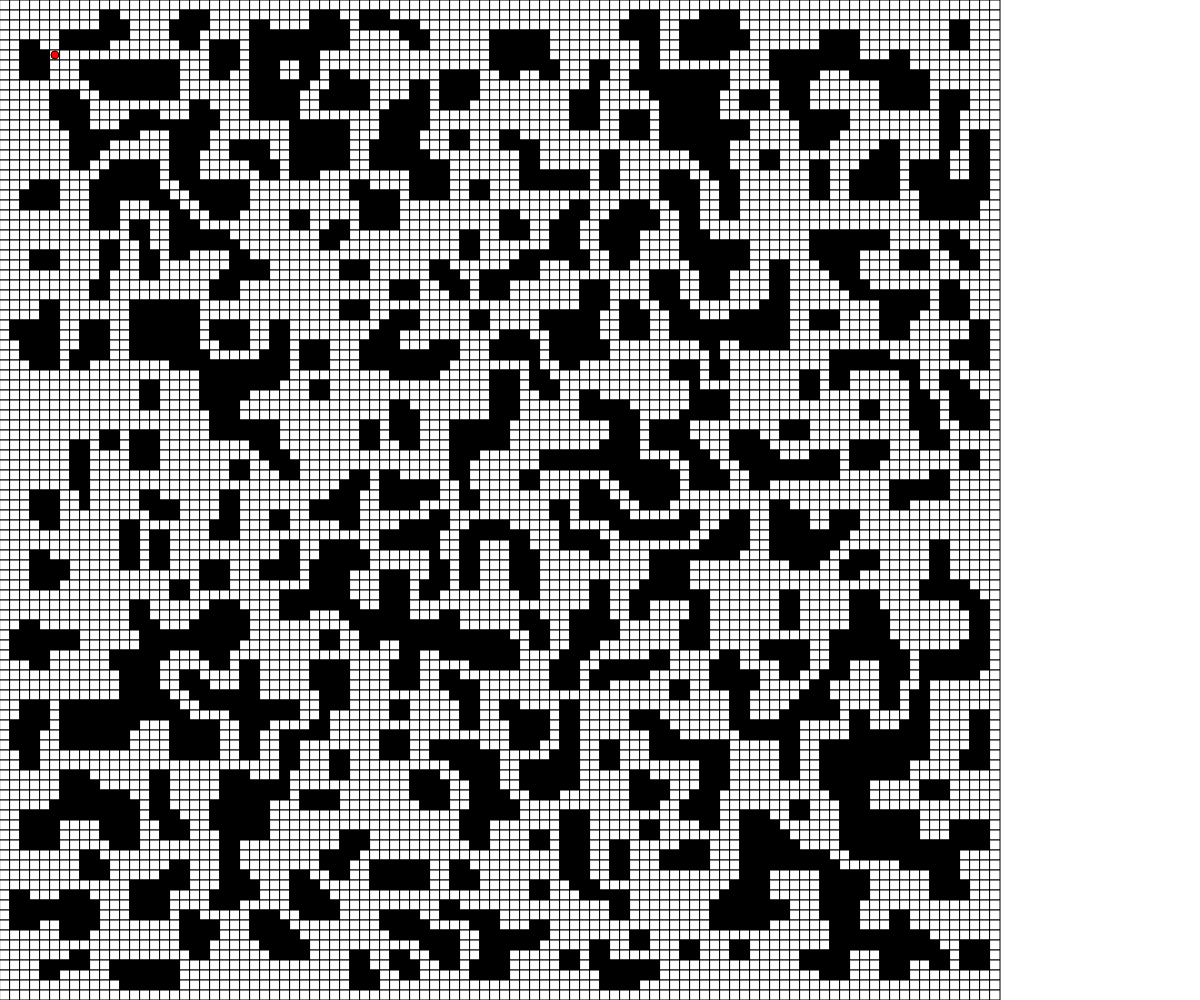
Frame 1 (no input)
Frame 60 (no input): identical to frame 1, image omitted
Frame 120 (the mouse pressed at the canvas centre since frame 60): identical to frame 1, image omitted

The p5.js sketch that drew this single still picture (run headless with seeded random() and noise() and a simulated clock; from frame 60 on, the mouse is pressed at the canvas centre):

// p5.js sketch
// ── sketch.js
var length_x = 100;
var length_y = 100;
var my_map = new Array(length_y);
var creature = new Array(1);
var tile_size = 10;
var time = 0; // avrg fps is 14 for some reason cant go any higher :(so 1 sec/ 14 fps


function setup() {

  createCanvas(windowWidth, windowHeight);
  for (var i = 0; i < length_y; i++) {
    my_map[i] = new Array(length_x);
  }
  init();
  seed();
  display();

  for (i = 0; i < 25; i++) {
    generate();
  }
  for (i = 0; i < 5; i++) {
    clean_fill();
    clean_space();
  }

    //fill in creature list with creatures
  for (var i = 0; i < 1; i++) {
  //  creature[i] = new Creature(5 + i * tile_size, 5 + i * tile_size)
  creature[i] = new Creature(5 + 5 * tile_size, 5 + 5 * tile_size)
    creature[i].setup();

  }


}


function draw() {
  background(255);
  display();

  for (var i = 0; i < creature.length; i++) {
    creature[i].run();
  }
  timer();
//  print(time);
}




function init() {
  //var i=0;
  for (var y = 0; y < length_y; y++) {
    for (var x = 0; x < length_x; x++) {
      //  i+=1;
      my_map[x][y] = 1;

    }
  }
}
/**
* initial random generation
* randomizes map every time
* fill_val= % of map
* need to make a seed saver, to txt and a retrevier, associate them with a seed num
*/

function seed() {
  var fill_val= 55;
  var r = random(100);
  for (var y = 0; y < length_y; y++) {
    for (var x = 0; x < length_x; x++) {
      r = random(100);
      if (r > fill_val) {
        my_map[x][y] = 0;
      }
    }
  }
}
/**
* map display
*/
function display() {
  for (var y = 0; y < length_y * tile_size; y += tile_size) {
    for (var x = 0; x < length_x * tile_size; x += tile_size) {

      if (my_map[x / tile_size][y / tile_size] == 1) {
        fill(255); //empty
        //    stroke(255);
      } else {
        fill(0); // filled
        //    stroke(0);
      }
      rect(x, y, tile_size, tile_size);
    }
  }
}

/**
 * @param {int} x x position of tile on the map grid
 * @param {int} y y position of tile on the map grid
 * checks for filled body vs an empty body on the map grid
 */
function is_empty(x, y) {
  if (my_map[x][y] == 1) {
    return true;
  }
  return false;
}

/**
 * @param {int} x x location of a tile on the map grid
 * @param {int} y y location of a tile on the map grid
 * counts surrounding filled in, tile neighbours
 */
function count_neighbours(x, y) {
  n_count = 0;
  // checking for empty sidelines... dont wanna edit those
  if (y == 0 || y == length_y - 1 || x == 0 || x == length_x - 1) {
    return false;
  }
  if (my_map[y - 1][x] == 0) {
    n_count += 1
  }
  if (my_map[y + 1][x] == 0) {
    n_count += 1;
  }
  if (my_map[y][x - 1] == 0) {
    n_count += 1;
  }
  if (my_map[y][x + 1] == 0) {
    n_count += 1;
  }
  return n_count;
}
/**
* using generation conditions, checks if tile will live or die
*/
function generate() {
  for (var y = 0; y < length_y; y++) {
    for (var x = 0; x < length_x; x++) {
      if (count_neighbours(x, y) < 1) {
        if (is_empty(x, y)) {
          my_map[y][x] = 0; // fill it in
        }
      } else {
        my_map[y][x] = 1; // empty it up other wise
      }
    }
  }
}

/**
*cleans up space by filling spaces that need to be filled, causes map to connect with tunnels when used along side clean space()
*/
function clean_fill() {
  for (var y = 0; y < length_y; y++) {
    for (var x = 0; x < length_x; x++) {
      if (count_neighbours(x, y) >= 3) {
        if (is_empty(y, x)) {
          my_map[y][x] = 0; // fill it in
        }
      }

    }
  }
}/**
*cleans up space by emptying spaces that need to be filled, causes map to connect with tunnels when used along side clean fill()
*/

function clean_space() {
  for (var y = 0; y < length_y; y++) {
    for (var x = 0; x < length_x; x++) {
      if (count_neighbours(x, y) < 2) {
        if (is_empty(y, x) == false) {
          my_map[y][x] = 1; // empty it
        }
      }

    }
  }
}

var adding = false;
/**
*timer- run time in seconds, when tabbed into the program, frame counter based
*/
function timer() {

  if (frameCount % 14 == 0) {
    adding = true;
    time += 1;
  } else {
    adding = false;
  }


}

// ── Creature.js
function Creature(x, y, speed, sight, stamina, strength, size, intelligence, hunger) {
  this.xpos = x;
  this.ypos = y;
  this.sight = sight;
  this.stamina = stamina;
  this.size = size;
  this.strength = strength;
  this.speed = speed;
  this.int = intelligence;
  this.hunger = hunger; // still dont know how i will put this in
  this.null_blocks = 0;
  this.local_map = new Array(length_y);


  this.display = function() {
    var creature_radius = tile_size * 0.8;
    fill(255, 0, 0);
    ellipse(this.xpos, this.ypos, creature_radius, creature_radius);

  }
  this.move = function(xtile, ytile) {
    this.dest_x = xtile;
    this.dest_y = ytile;
    // input jsut used for destination for now
    this.my_xtile = (this.xpos - 5) / tile_size; //current location on the map...
    this.my_ytile = (this.ypos - 5) / tile_size;

    this.local_map[this.my_xtile][this.my_ytile] = 0;


// type creature[0].local_map to view what creature sees... he sees a flipped view btw needs fix
  // distance from top left corner
    for (j = 0; j <= this.my_ytile; j++) {
      for (i = 0; i <= this.my_xtile; i++) {
        if (my_map[this.my_xtile - i][this.my_ytile - j] == 0) {
          this.local_map[this.my_xtile - i][this.my_ytile - j] = '?';
        } else {
          this.local_map[this.my_xtile - i][this.my_ytile - j] = i + j;
        }
        //  this.local_map[this.my_xtile - i][this.my_ytile - j] = i + j;
        //console.log(this.my_ytile - j);
      }
  // distance from top right corner
      for (i = 0; i < (length_x - this.my_xtile); i++) {
        if (my_map[this.my_xtile + i][this.my_ytile - j] == 0) {
          this.local_map[this.my_xtile + i][this.my_ytile - j] = '?';
        } else {
          this.local_map[this.my_xtile + i][this.my_ytile - j] = i + j;
        }
      }
    }
    // distance from bottom left corner
    for (j = 0; j <= (length_y - this.my_ytile); j++) {
      for (i = 0; i <= this.my_xtile; i++) {
        if (my_map[this.my_xtile - i][this.my_ytile + j] == 0) {
          this.local_map[this.my_xtile - i][this.my_ytile + j] = '?';
        } else {
          this.local_map[this.my_xtile - i][this.my_ytile + j] = i + j;
        }

      }
  // distance from bottom right corner
      for (i = 0; i < (length_x - this.my_xtile); i++) {
        if (my_map[this.my_xtile + i][this.my_ytile + j] == 0) {
          this.local_map[this.my_xtile + i][this.my_ytile + j] = '?';
        }else{
            this.local_map[this.my_xtile + i][this.my_ytile + j] = i + j;
        }

      }
    }


  }


  this.setup = function() {
    // create a local map
    for (var i = 0; i < length_y; i++) {
      this.local_map[i] = new Array(length_x);
    }
    //this.want_to_move();
    this.move(5, 5);
    //  console.log(this.local_map[0][0]);

  }

  this.run = function() {
    //this.move();
    this.display();
  }
}
/*
   map fully written with paths v1
    for (j=0;j <=this.my_ytile;j++) {
      for (i = 0; i <= this.my_xtile; i++) {
        this.local_map[this.my_xtile - i][this.my_ytile-j] = i+j;
      }
      //  console.log(this.local_map[6][0]);
      for (i = 0; i < (length_x - this.my_xtile); i++) {
        //  console.log(this.my_xtile,this.my_ytile);
        this.local_map[this.my_xtile + i][this.my_ytile-j] = i+j;
      }
    }

    for (j=0;j <=(length_y-this.my_ytile);j++) {
      for (i = 0; i <= this.my_xtile; i++) {
        this.local_map[this.my_xtile - i][this.my_ytile+j] = i+j;
      }
      //  console.log(this.local_map[6][0]);
      for (i = 0; i < (length_x - this.my_xtile); i++) {
        //  console.log(this.my_xtile,this.my_ytile);
        this.local_map[this.my_xtile + i][this.my_ytile+j] = i+j;
      }
    }




*/




/*
recursive approach
// target_x & target_y are physical coords on convas, sub 5 and divide by tile size to get tile destination #
this.xtile=(this.xpos-5)/20; // ints that gives tile location
this.ytile=(this.ypos-5)/20;
this.move = function (){
  if(this.xpos!=this.target_x,this.ypos!=this.target_y){
    this.local_map[this.xtile][this.ytile]=true;
    if(this.local_map[this.xtile+1][this.ytile]==false && map[this.xtile+1][this.ytile]==0){ // hasnt been visted or is a no pass block

    }
    this.move(target_x,target_y);
  }else{

    return 1;
  }
}

this.want_to_move= function(){
this.target_x = 105;
this.target_y = 5;
}
*/
